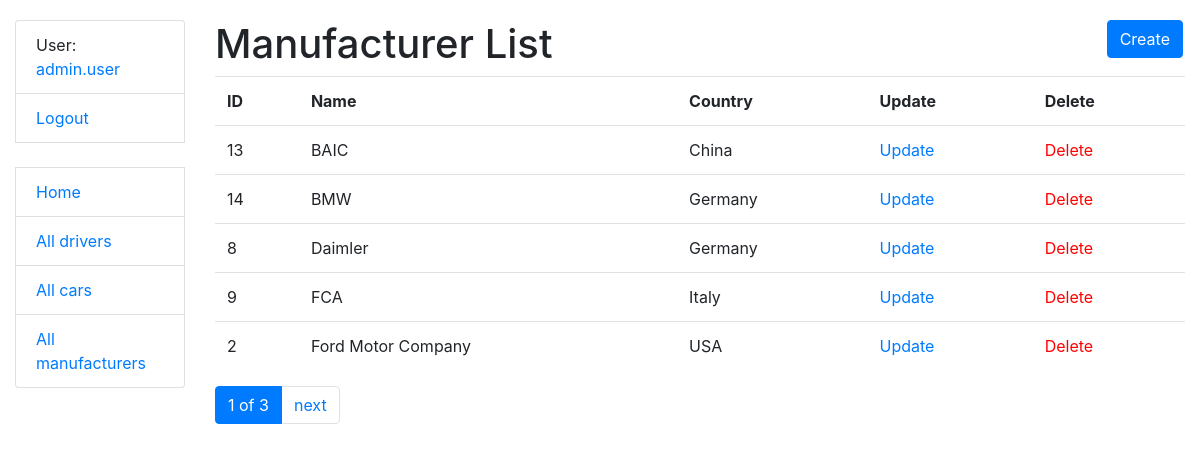
Page /manufacturers/ (signed in) on the committed database.
### taxi/models.py (models this page shows, shortened)
class Driver(AbstractUser):
    license_number = models.CharField(max_length=255, unique=True)
    class Meta:
        verbose_name = "driver"
        verbose_name_plural = "drivers"
    def get_absolute_url(self):
        return reverse("taxi:driver-detail", kwargs={"pk": self.pk})

class Manufacturer(models.Model):
    name = models.CharField(max_length=255, unique=True)
    country = models.CharField(max_length=255)
    class Meta:
        ordering = ["name"]

### taxi/views.py (the view)
class ManufacturerListView(LoginRequiredMixin, generic.ListView):
    model = Manufacturer
    context_object_name = "manufacturer_list"
    template_name = "taxi/manufacturer_list.html"
    paginate_by = 5

### templates/taxi/manufacturer_list.html
{% extends "base.html" %}
{% block content %}
  <h1>
    Manufacturer List
    <a href="{% url 'taxi:manufacturer-create' %}" class="btn btn-primary link-to-page">
      Create
    </a>
  </h1>
  {% if manufacturer_list %}
    <table class="table">
      <tr>
        <th>ID</th>
        <th>Name</th>
        <th>Country</th>
        <th>Update</th>
        <th>Delete</th>
      </tr>
      {% for manufacturer in manufacturer_list %}
        <tr>
          <td>
              {{ manufacturer.id }}
          </td>
          <td>
              {{ manufacturer.name }}
          </td>
          <td>
              {{ manufacturer.country }}
          </td>
          <td>
              <a href="{% url 'taxi:manufacturer-update' pk=manufacturer.id %}">
                Update
              </a>
            </td>
            <td>
              <a style="color: red"
                href="{% url 'taxi:manufacturer-delete' pk=manufacturer.id %}">
                Delete
              </a>
            </td>
        </tr>
      {% endfor %}
    </table>
  {% else %}
      <p>There are no manufacturers in the service.</p>
  {% endif %}
{% endblock %}

### templates/base.html (shortened to what this page needs)
<!DOCTYPE html>
<html lang="en">
<head>
  <link rel="stylesheet"
      href="https://cdn.jsdelivr.net/npm/bootstrap@4.5.3/dist/css/bootstrap.min.css"
>
  {% load static %}
  <link rel="stylesheet" href="{% static 'css/styles.css' %}">
</head>
<body>
<div class="container-fluid">
  <div class="row">
    <div class="col-sm-2">
      {% block sidebar %}
        {% include "includes/sidebar.html" %}
      {% endblock %}
    </div>
    <div class="col-sm-10 ">
      {% block content %}{% endblock %}
      {% block pagination %}
        {% include "includes/pagination.html" %}
      {% endblock %}
    </div>
  </div>
</div>
</body>
</html>

### templates/includes/sidebar.html
<ul class="sidebar-nav list-group">
  {% if user.is_authenticated %}
    <li class="list-group-item">User: <a href="{{ user.get_absolute_url }}">{{ user.get_username }}</a></li>
    <li class="list-group-item"><a href="{% url 'logout'%}?next={{request.path}}">Logout</a></li>
  {% else %}
    <li class="list-group-item"><a href="{% url 'login'%}?next={{request.path}}">Login</a></li>
  {% endif %}
  <br>
  <li class="list-group-item"><a href="{% url 'taxi:index' %}">Home</a></li>
  <li class="list-group-item"><a href="{% url 'taxi:driver-list' %}">All drivers</a></li>
  <li class="list-group-item"><a href="{% url 'taxi:car-list' %}">All cars</a></li>
  <li class="list-group-item"><a href="{% url 'taxi:manufacturer-list' %}">All manufacturers</a></li>
</ul>

### templates/includes/pagination.html (shortened to what this page needs)
{% if is_paginated %}
  <ul class="pagination">
    <li class="page-item active">
      <span class="page-link">{{ page_obj.number }} of {{ paginator.num_pages }}</span>
    </li>
    {% if page_obj.has_next %}
      <li class="page-item">
        <a href="?page= {{ page_obj.next_page_number }}" class="page-link">next</a>
      </li>
    {% endif %}
  </ul>
{% endif %}

### static/css/styles.css (style rules this page uses)
body { margin-top: 20px; }
.link-to-page { float: right; margin: 0 2px 0 2px; }

### rows in the picture
Driver: get_username "admin.user"
Manufacturer: id "13", name "BAIC", country "China"
Manufacturer: id "14", name "BMW", country "Germany"
Manufacturer: id "8", name "Daimler", country "Germany"
Manufacturer: id "9", name "FCA", country "Italy"
Manufacturer: id "2", name "Ford Motor Company", country "USA"

### other values in the picture
{{ page_obj.number }} "1"
{{ paginator.num_pages }} "3"
